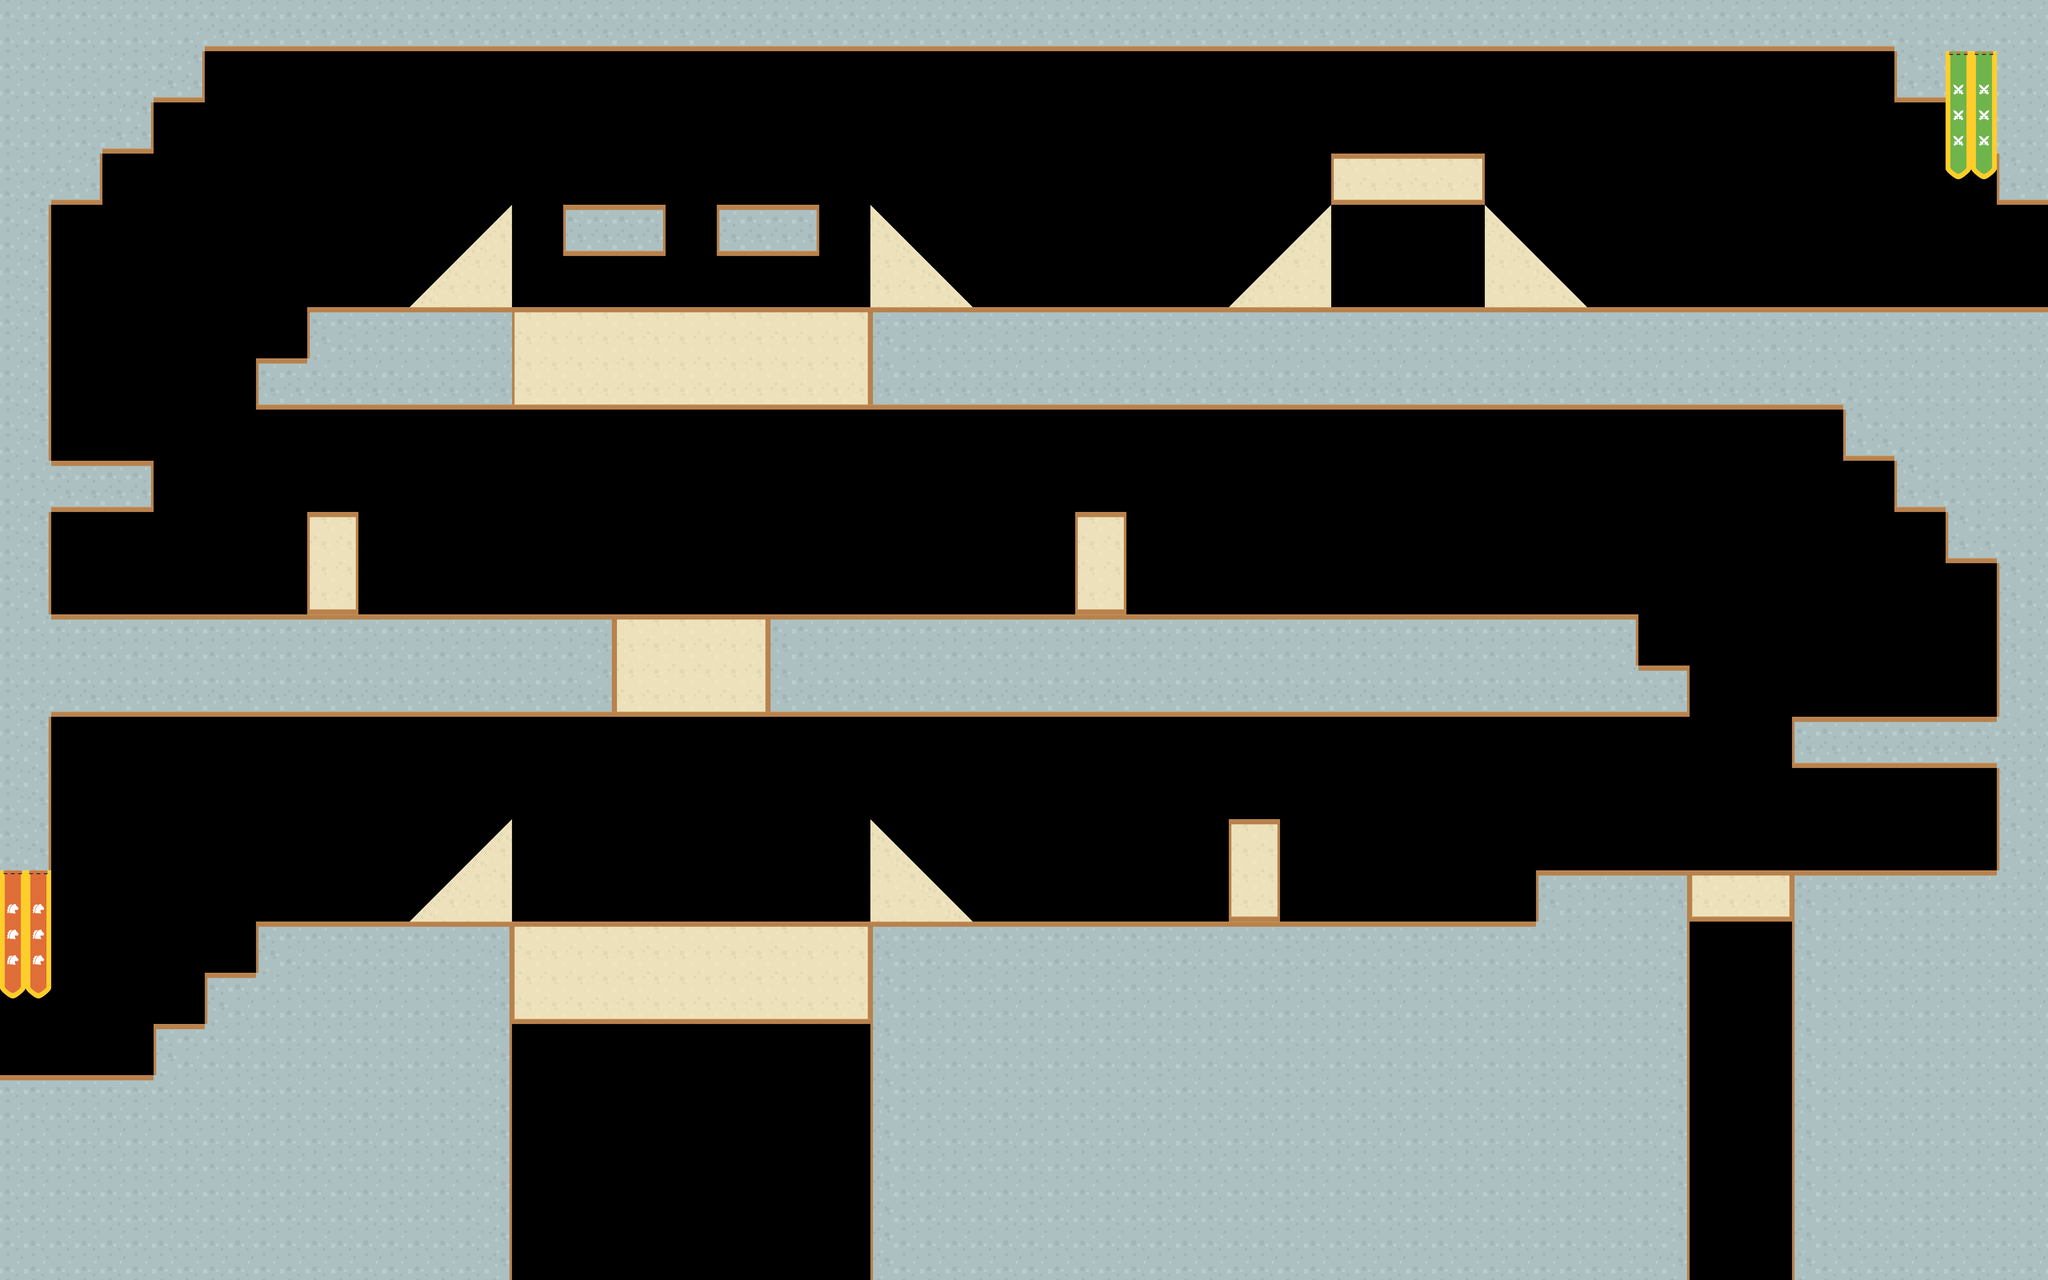

This game map was drawn from its Tiled (.tmx) file and the tilesets committed beside it. A one-line description and the trimmed map source follow:
An orthogonal 80x50 tile map with 70x70 px tiles, 1 tile layer (Capa de Patrones 1) and 22 objects.

<map version="1.2" tiledversion="1.2.0" orientation="orthogonal" renderorder="right-down" width="80" height="50" tilewidth="70" tileheight="70" infinite="0" nextlayerid="4" nextobjectid="24">
 <tileset firstgid="1" source="Tilesheet 1.tsx" />
 <layer id="1" name="Capa de Patrones 1" width="80" height="50">
  <data>[4000 cells, 1924 non-empty, 26 distinct tile ids]</data>
 </layer>
 <objectgroup id="2" name="Suelo">
  <object id="1" x="0" y="2940">
   <polygon points="0,0 0,560 1400,560 1400,-420 700,-420 700,-280 560,-280 560,-140 420,-140 420,0" />
  </object>
  <object id="2" x="0" y="2660">
   <polygon points="0,0 140,0 140,-700 1680,-700 1680,-980 140,-980 140,-1260 420,-1260 420,-1400 140,-1400 140,-2100 280,-2100 280,-2240 420,-2240 420,-2380 560,-2380 560,-2520 5180,-2520 5180,-2380 5320,-2380 5320,-2240 5460,-2240 5460,-2100 5600,-2100 5600,-2660 0,-2660" />
  </object>
  <object id="3" x="2100" y="1680">
   <polygon points="0,0 2380,0 2380,140 2520,140 2520,280 0,280" />
  </object>
  <object id="4" x="840" y="840">
   <polygon points="0,0 0,140 -140,140 -140,280 560,280 560,0" />
  </object>
  <object id="5" x="1540" y="560">
   <polygon points="0,0 0,140 280,140 280,0 70,0" />
  </object>
  <object id="6" x="1960" y="560">
   <polygon points="0,0 0,140 280,140 280,0 0,0" />
  </object>
  <object id="7" x="2380" y="840">
   <polygon points="0,0 0,210 0,280 2660,280 2660,420 2800,420 2800,560 2940,560 2940,700 3080,700 3080,1120 2520,1120 2520,1260 3080,1260 3080,1540 2520,1540 2520,2660 3220,2660 3220,0" />
  </object>
  <object id="8" x="2380" y="2520">
   <polygon points="0,0 0,980 2240,980 2240,-140 1820,-140 1820,0" />
  </object>
 </objectgroup>
 <objectgroup id="3" name="Arenisca">
  <object id="9" x="840" y="1400">
   <polygon points="0,0 140,0 140,280 0,280" />
  </object>
  <object id="11" x="1400" y="560">
   <polygon points="0,0 0,280 -280,280" />
  </object>
  <object id="12" x="2380" y="560">
   <polygon points="0,0 0,280 280,280" />
  </object>
  <object id="13" x="1400" y="840">
   <polygon points="0,0 980,0 980,280 0,280" />
  </object>
  <object id="14" x="1680" y="1680">
   <polygon points="0,0 420,0 420,280 0,280" />
  </object>
  <object id="15" x="1400" y="2240">
   <polygon points="0,0 -280,280 0,280" />
  </object>
  <object id="16" x="2380" y="2240">
   <polygon points="0,0 0,280 280,280" />
  </object>
  <object id="17" x="1400" y="2520">
   <polygon points="0,0 980,0 980,280 0,280" />
  </object>
  <object id="18" x="3360" y="2240">
   <polygon points="0,0 0,280 140,280 140,0" />
  </object>
  <object id="19" x="2940" y="1400">
   <polygon points="0,0 0,280 140,280 140,0" />
  </object>
  <object id="20" x="3640" y="560">
   <polygon points="0,0 -280,280 0,280" />
  </object>
  <object id="21" x="3640" y="420">
   <polygon points="0,0 0,140 420,140 420,0" />
  </object>
  <object id="22" x="4060" y="560">
   <polygon points="0,0 0,280 280,280" />
  </object>
  <object id="23" x="4620" y="2380">
   <polygon points="0,0 0,140 280,140 280,0" />
  </object>
 </objectgroup>
</map>
